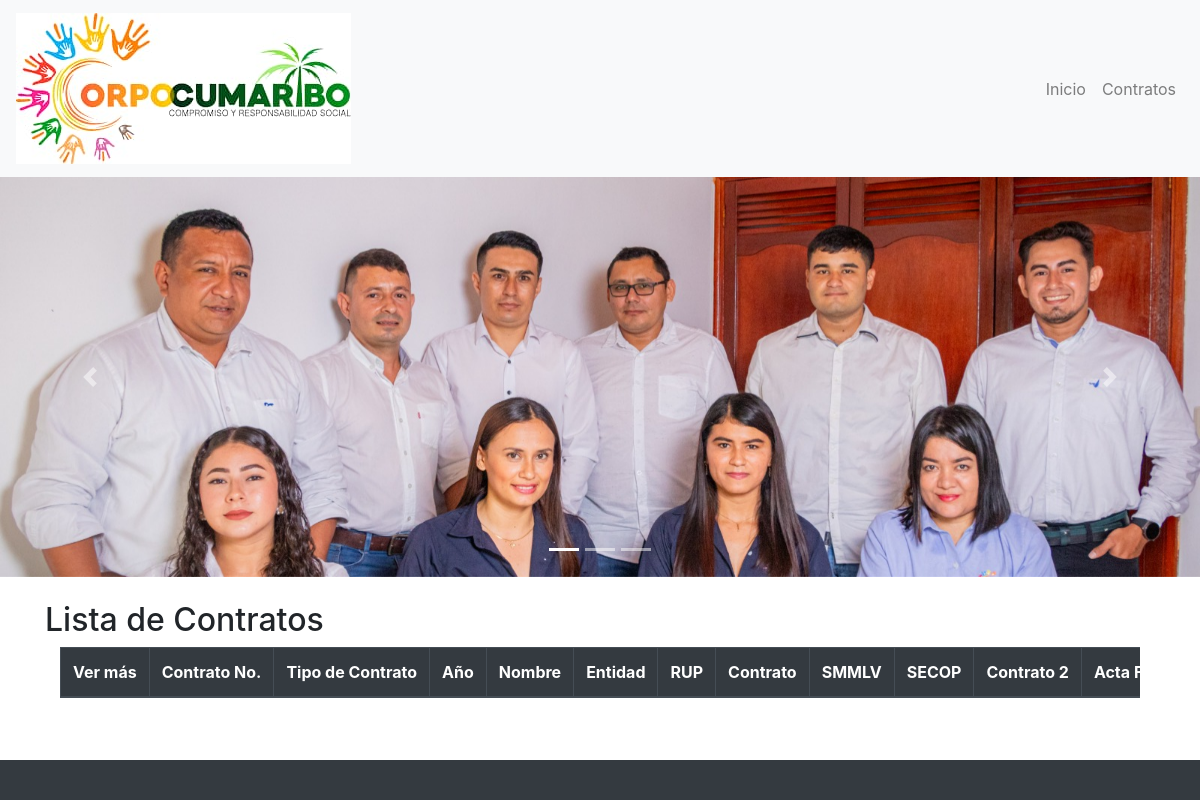
/contratos, run on an earlier commit of the app's database.
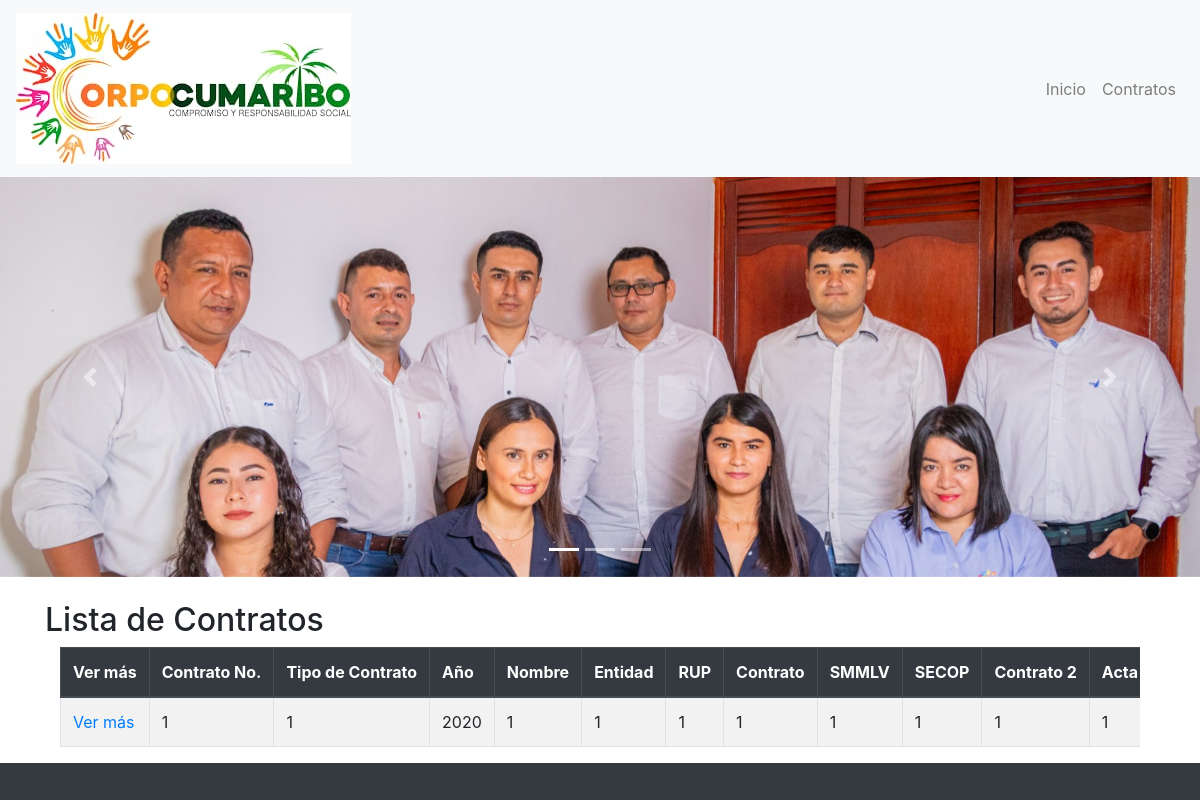
And on a later commit of the database.
### contratos/models.py (models this page shows, shortened)
class Contrato(models.Model):
    ANO = models.CharField(max_length=4, blank=True, null=True)  # cambiado a CharField
    contrato_no = models.CharField(max_length=100, blank=True, null=True)
    tipo_de_contrato = models.CharField(max_length=100, blank=True, null=True)
    nombre = models.CharField(max_length=255, blank=True, null=True)
    entidad = models.CharField(max_length=255, blank=True, null=True)
    rup = models.CharField(max_length=100, blank=True, null=True)
    contrato = models.CharField(max_length=100, blank=True, null=True)
    smmlv = models.CharField(max_length=20, blank=True, null=True)
    secop = models.CharField(max_length=100, blank=True, null=True)
    contrato2 = models.CharField(max_length=100, blank=True, null=True)
    acta_inicial = models.CharField(max_length=100, blank=True, null=True)
    acta_final = models.CharField(max_length=100, blank=True, null=True)
    objeto = models.TextField(blank=True, null=True)
    fecha_inicio = models.CharField(max_length=100, blank=True, null=True)
    fecha_final = models.CharField(max_length=100, blank=True, null=True)
    valor = models.CharField(max_length=20, blank=True, null=True)
    smmlv3 = models.CharField(max_length=20, blank=True, null=True)
    adicion = models.CharField(max_length=20, blank=True, null=True)
    part_porc = models.CharField(max_length=10, blank=True, null=True, verbose_name="Part. %")
    valor_total = models.CharField(max_length=20, blank=True, null=True)
    smmlv4 = models.CharField(max_length=20, blank=True, null=True)
    is_visible = models.BooleanField(default=True)
    created = models.DateTimeField(auto_now_add=True)
    class Meta:
        verbose_name = "Contrato"
        verbose_name_plural = "Contratos"
        ordering = ['-ANO']

### contratos/views.py (the view)
# urls.py: path('contratos', lista_contratos, name='contratos'),
def lista_contratos(request):
    contratos = Contrato.objects.filter(is_visible=True)
    return render(request, 'contratos.html', {'contratos': contratos})

### templates/contratos.html (shortened to what this page needs)
{% extends 'base.html' %}
{% block content %}
<h2>Lista de Contratos</h2>
<div class="container">
    <div class="table-responsive" style="overflow-x: scroll; white-space: nowrap;">
        <table class="table table-bordered table-striped" style="min-width: 1500px;">
            <thead class="thead-dark">
                <tr>
                    <th>Ver más</th>
                    <th>Contrato No.</th>
                    <th>Tipo de Contrato</th>
                    <th>Año</th>
                    <th>Nombre</th>
                    <th>Entidad</th>
                    <th>RUP</th>
                    <th>Contrato</th>
                    <th>SMMLV</th>
                    <th>SECOP</th>
                    <th>Contrato 2</th>
                    <th>Acta Final</th>
                </tr>
            </thead>
            <tbody>
                {% for contrato in contratos %}
                <tr>
                    <td><a href="{% url 'detalle_contrato' contrato.id %}">Ver más</a></td>
                    <td>{{ contrato.contrato_no }}</td>
                    <td>{{ contrato.tipo_de_contrato }}</td>
                    <td>{{ contrato.ANO }}</td>
                    <td>{{ contrato.nombre }}</td>
                    <td>{{ contrato.entidad }}</td>
                    <td>{{ contrato.rup }}</td>
                    <td>{{ contrato.contrato }}</td>
                    <td>{{ contrato.smmlv }}</td>
                    <td>{{ contrato.secop }}</td>
                    <td>{{ contrato.contrato2 }}</td>
                    <td>{{ contrato.acta_final }}</td>
                </tr>
                {% endfor %}
            </tbody>
        </table>
    </div>
</div>
{% endblock %}

### templates/base.html (shortened to what this page needs)
<!DOCTYPE html>
{% load static %}
<html lang="en">
<head>
    <link href="https://maxcdn.bootstrapcdn.com/bootstrap/4.5.2/css/bootstrap.min.css" rel="stylesheet">
</head>
<body>
    <nav class="navbar navbar-expand-lg navbar-light bg-light">
        <a class="navbar-brand" href="#">
            <img src="{% static 'logos/logo.jpg' %}" class="d-inline-block align-top" alt="">
        </a>
        <div class="collapse navbar-collapse" id="navbarNav">
            <ul class="navbar-nav ml-auto">
                <li class="nav-item">
                    <a class="nav-link" href="{% url 'index' %}" >Inicio</a>
                </li>
                <li class="nav-item">
                    <a class="nav-link" href="{% url 'contratos' %}" >Contratos</a>
                </li>
            </ul>
        </div>
    </nav>
    <div id="carouselExampleIndicators" class="carousel slide" data-ride="carousel">
        <ol class="carousel-indicators">
            <li data-target="#carouselExampleIndicators" data-slide-to="0" class="active"></li>
            <li data-target="#carouselExampleIndicators" data-slide-to="1"></li>
            <li data-target="#carouselExampleIndicators" data-slide-to="2"></li>
        </ol>
        <div class="carousel-inner">
            <div class="carousel-item active">
                <img src="{% static '112.jpg' %}"  class="d-block w-100" alt="Slide 1">
            </div>
        </div>
        <a class="carousel-control-prev" href="#carouselExampleIndicators" role="button" data-slide="prev">
            <span class="carousel-control-prev-icon" aria-hidden="true"></span>
        </a>
        <a class="carousel-control-next" href="#carouselExampleIndicators" role="button" data-slide="next">
            <span class="carousel-control-next-icon" aria-hidden="true"></span>
        </a>
    </div>
    <div class="container mt-4 content">
        {% block content %}{% endblock %}
    </div>
    <footer class="footer">

### templates/base.html (style rules this page uses)
html, body { height: 100%; }
body { display: flex; flex-direction: column; }
.content { flex: 1; }
.carousel-inner { height: 50vh; overflow: hidden; }
.carousel-item img { object-fit: cover; height: 50vh; }
.footer { background: #343a40; color: white; padding: 20px 0; text-align: center; }

What changed in the data, as far as the page shows it:
added Contrato: contrato_no "1", tipo_de_contrato "1", ANO "2020", nombre "1", entidad "1", rup "1", contrato "1", smmlv "1", secop "1", contrato2 "1", acta_final "1"
